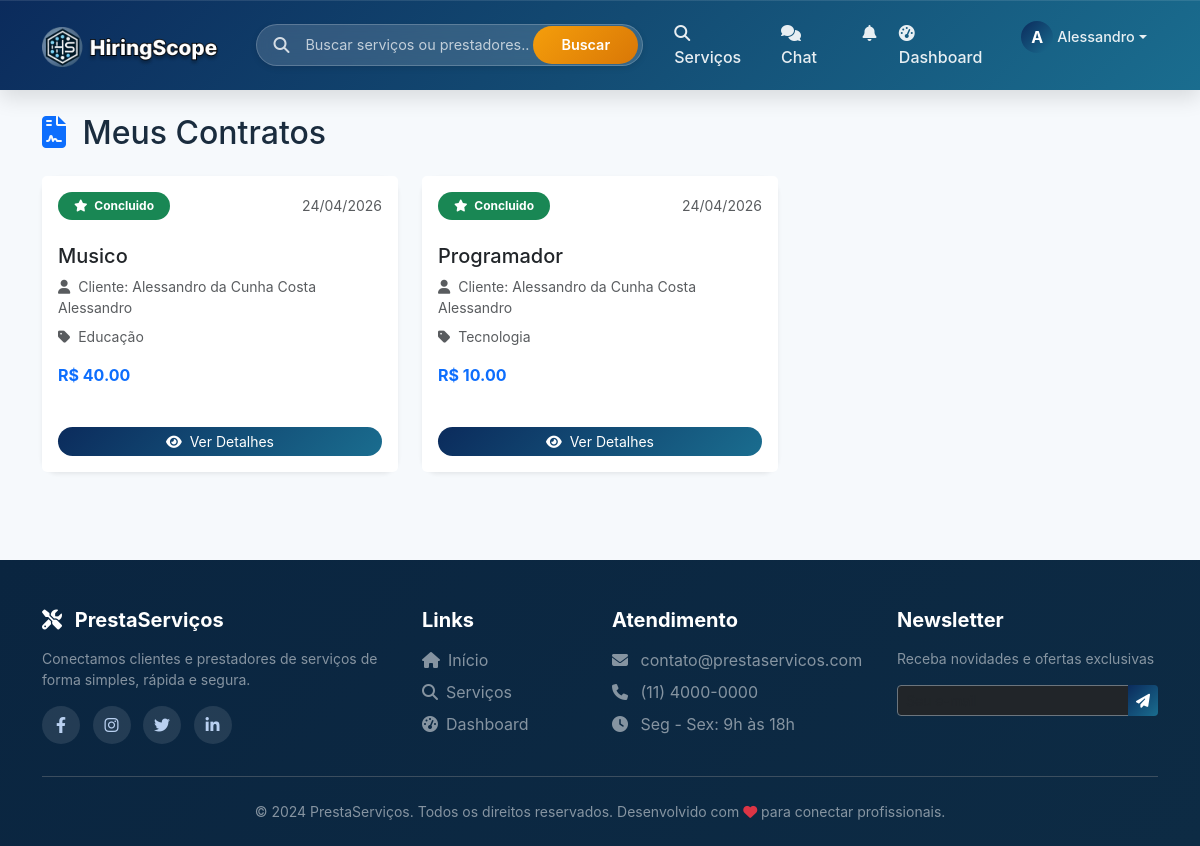
Page /contrato/meus-contratos (signed in) on the committed database.
### models.py (models this page shows, shortened)
class Usuario(UserMixin, db.Model):
    __tablename__ = 'usuarios'
    id = db.Column(db.Integer, primary_key=True)
    nome = db.Column(db.String(100), nullable=False)
    email = db.Column(db.String(100), unique=True, nullable=False)
    senha_hash = db.Column(db.String(200), nullable=False)
    telefone = db.Column(db.String(20))
    tipo = db.Column(db.String(20), nullable=False)  # cliente, prestador
    is_admin = db.Column(db.Boolean, default=False)  # NOVO CAMPO
    data_cadastro = db.Column(db.DateTime, default=datetime.utcnow)
    foto_perfil = db.Column(db.String(200), default='default.jpg')
    foto_url = db.Column(db.String(500), nullable=True)  # URL da foto do Google
    descricao = db.Column(db.Text)
    servicos_oferecidos = db.relationship('Servico', back_populates='prestador', lazy=True, overlaps='prestador_rel')
    avaliacoes_recebidas = db.relationship('Avaliacao', foreign_keys='Avaliacao.prestador_id', back_populates='prestador', lazy=True, overlaps='avaliado_rel')
    avaliacoes_feitas = db.relationship('Avaliacao', foreign_keys='Avaliacao.cliente_id', back_populates='cliente', lazy=True, overlaps='avaliador_rel')
    favoritos = db.relationship('Favorito', foreign_keys='Favorito.cliente_id', back_populates='cliente', lazy=True, overlaps='cliente_rel')
    contratos_como_cliente = db.relationship('Contrato', foreign_keys='Contrato.cliente_id', back_populates='cliente', lazy=True, overlaps='cliente_rel')
    contratos_como_prestador = db.relationship('Contrato', foreign_keys='Contrato.prestador_id', back_populates='prestador', lazy=True, overlaps='prestador_rel')

class Contrato(db.Model):
    __tablename__ = 'contratos'
    id = db.Column(db.Integer, primary_key=True)
    cliente_id = db.Column(db.Integer, db.ForeignKey('usuarios.id'), nullable=False)
    prestador_id = db.Column(db.Integer, db.ForeignKey('usuarios.id'), nullable=False)
    servico_id = db.Column(db.Integer, db.ForeignKey('servicos.id'), nullable=False)
    status = db.Column(db.String(20), default='pendente')  # pendente, aceito, em_andamento, concluido, cancelado
    data_solicitacao = db.Column(db.DateTime, default=datetime.utcnow)
    data_aceite = db.Column(db.DateTime, nullable=True)
    data_inicio = db.Column(db.DateTime, nullable=True)
    data_conclusao = db.Column(db.DateTime, nullable=True)
    mensagem_cliente = db.Column(db.Text, nullable=True)
    mensagem_prestador = db.Column(db.Text, nullable=True)
    preco_acordado = db.Column(db.Float, nullable=True)
    cliente = db.relationship('Usuario', foreign_keys=[cliente_id], back_populates='contratos_como_cliente')
    prestador = db.relationship('Usuario', foreign_keys=[prestador_id], back_populates='contratos_como_prestador')
    servico = db.relationship('Servico', foreign_keys=[servico_id], back_populates='contratos')
    avaliacao = db.relationship('Avaliacao', back_populates='contrato', uselist=False, cascade='all, delete-orphan')
    def get_status_icon(self):
        icons = {
            'pendente': 'fa-clock',
            'aceito': 'fa-check-circle',
            'em_andamento': 'fa-spinner',
            'concluido': 'fa-star',
            'cancelado': 'fa-times-circle'
        }
        return icons.get(self.status, 'fa-file-contract')
    def get_status_color(self):
        colors = {
            'pendente': 'warning',
            'aceito': 'info',
            'em_andamento': 'primary',
            'concluido': 'success',
            'cancelado': 'danger'
        }
        return colors.get(self.status, 'secondary')

class Servico(db.Model):
    __tablename__ = 'servicos'
    id = db.Column(db.Integer, primary_key=True)
    prestador_id = db.Column(db.Integer, db.ForeignKey('usuarios.id'), nullable=False)
    titulo = db.Column(db.String(200), nullable=False)
    descricao = db.Column(db.Text, nullable=False)
    categoria = db.Column(db.String(100))
    tipo_preco = db.Column(db.String(20), default='fixo')  # fixo, hora, dia, metro, consulta
    preco = db.Column(db.Float)
    destaque = db.Column(db.Boolean, default=False)
    destaque_pago = db.Column(db.Boolean, default=False)
    destaque_data_fim = db.Column(db.DateTime, nullable=True)
    data_postagem = db.Column(db.DateTime, default=datetime.utcnow)
    imagem_base64 = db.Column(db.Text, nullable=True)
    prestador = db.relationship('Usuario', foreign_keys=[prestador_id], back_populates='servicos_oferecidos')
    solicitacoes = db.relationship('Solicitacao', back_populates='servico', lazy=True, overlaps='servico_rel')
    avaliacoes = db.relationship('Avaliacao', back_populates='servico', lazy=True, overlaps='servico_rel')
    contratos = db.relationship('Contrato', back_populates='servico', lazy=True, overlaps='servico_rel')

### routes/contrato_routes.py (the view)
@contrato_bp.route('/meus-contratos')
@login_required
def meus_contratos():
    if current_user.tipo == 'prestador':
        contratos = Contrato.query.filter_by(
            prestador_id=current_user.id
        ).order_by(Contrato.data_solicitacao.desc()).all()
    else:
        contratos = Contrato.query.filter_by(
            cliente_id=current_user.id
        ).order_by(Contrato.data_solicitacao.desc()).all()
    return render_template('contratos/lista.html', contratos=contratos)

### templates/contratos/lista.html (shortened to what this page needs)
{% extends "base.html" %}
{% block content %}
<div class="container mt-4">
    <h2 class="mb-4">
        <i class="fas fa-file-contract me-2 text-primary"></i>
        Meus Contratos
    </h2>
    {% if contratos %}
        <div class="row">
            {% for contrato in contratos %}
            <div class="col-md-6 col-lg-4 mb-4">
                <div class="card h-100 shadow-sm border-0 rounded-4 transition">
                    <div class="card-header bg-white border-0 pt-3">
                        <div class="d-flex justify-content-between align-items-center">
                            <span class="badge bg-{{ contrato.get_status_color() }} px-3 py-2 rounded-pill">
                                <i class="fas {{ contrato.get_status_icon() }} me-1"></i>
                                {{ contrato.status|replace('_', ' ')|title }}
                            </span>
                            <small class="text-muted">{{ contrato.data_solicitacao.strftime('%d/%m/%Y') }}</small>
                        </div>
                    </div>
                    <div class="card-body">
                        <h5 class="card-title">{{ contrato.servico.titulo }}</h5>
                        <p class="card-text small text-muted mb-2">
                            <i class="fas fa-user me-1"></i>
                            {% if current_user.id == contrato.cliente_id %}
                                Prestador: {{ contrato.prestador.nome }}
                            {% else %}
                                Cliente: {{ contrato.cliente.nome }}
                            {% endif %}
                        </p>
                        <p class="card-text small text-muted mb-3">
                            <i class="fas fa-tag me-1"></i>
                            {{ contrato.servico.categoria }}
                        </p>
                        {% if contrato.preco_acordado %}
                            <p class="fw-bold text-primary mb-3">
                                R$ {{ "%.2f"|format(contrato.preco_acordado) }}
                            </p>
                        {% endif %}
                    </div>
                    <div class="card-footer bg-white border-0 pb-3">
                        <a href="{{ url_for('contrato.detalhe_contrato', contrato_id=contrato.id) }}"
                           class="btn btn-primary btn-sm rounded-pill px-3 w-100">
                            <i class="fas fa-eye me-1"></i> Ver Detalhes
                        </a>
                    </div>
                </div>
            </div>
            {% endfor %}
        </div>
    {% endif %}
</div>
{% endblock %}

### templates/base.html (shortened to what this page needs)
<!DOCTYPE html>
<html lang="pt-br">
<head>
    <link href="https://cdn.jsdelivr.net/npm/bootstrap@5.3.0/dist/css/bootstrap.min.css" rel="stylesheet">
    <link rel="stylesheet" href="https://cdnjs.cloudflare.com/ajax/libs/font-awesome/6.4.0/css/all.min.css">
    <link rel="stylesheet" href="{{ url_for('static', filename='style.css') }}">
    <link rel="stylesheet" href="{{ url_for('static', filename='css/base.css') }}">
</head>
<body>
    {% include "components/base/navbar.html" %}
    <main>
        {% block content %}{% endblock %}
    </main>
    {% include "components/base/footer.html" %}
</body>
</html>

### templates/components/base/navbar.html (shortened to what this page needs)
<nav class="navbar navbar-expand-lg navbar-dark sticky-top">
    <div class="container">
        <a class="navbar-brand" href="{{ url_for('main.index') }}">
            <img src="{{ url_for('static', filename='img/logo.png') }}"
                 alt="PrestaServiços"
                 class="navbar-logo"
                 style="height: 42px;"
                 onerror="this.onerror=null; this.parentNode.innerHTML='<i class=\'fas fa-tools me-2\'></i> PrestaServiços';">
        </a>
        <div class="search-bar-desktop d-none d-lg-block">
            <div class="search-bar-wrapper">
                <div class="search-icon"><i class="fas fa-search"></i></div>
                <input type="text" id="globalSearchInput" class="search-input" placeholder="Buscar serviços ou prestadores...">
                <button id="globalSearchBtn" class="search-btn">Buscar</button>
            </div>
        </div>
        <div class="collapse navbar-collapse" id="navbarNav">
            <ul class="navbar-nav ms-auto">
                <li class="nav-item">
                    <a class="nav-link" href="{{ url_for('servico.lista') }}">
                        <i class="fas fa-search me-1"></i> Serviços
                    </a>
                </li>
                {% if current_user.is_authenticated %}
                    <li class="nav-item position-relative">
                        <a class="nav-link chat-link" href="{{ url_for('chat.index') }}">
                            <i class="fas fa-comments me-1"></i> Chat
                        </a>
                    </li>
                    <li class="nav-item dropdown">
                        <a class="nav-link" href="#" id="notificationDropdown" role="button" data-bs-toggle="dropdown">
                            <i class="fas fa-bell"></i>
                        </a>
                    </li>
                    <li class="nav-item">
                        <a class="nav-link" href="{{ url_for('main.dashboard') }}">
                            <i class="fas fa-tachometer-alt me-1"></i> Dashboard
                        </a>
                    </li>
                    <li class="nav-item dropdown">
                        <a class="nav-link dropdown-toggle d-flex align-items-center" href="#" id="userDropdown" role="button" data-bs-toggle="dropdown">
                            {% if current_user.foto_url %}
                                <div class="user-avatar-nav-placeholder" style="display: none;">{{ current_user.nome[0]|upper }}</div>
                            {% else %}
                                <div class="user-avatar-nav-placeholder">{{ current_user.nome[0]|upper }}</div>
                            {% endif %}
                            <span class="user-name-nav ms-1">{{ current_user.nome.split()[0] }}</span>
                        </a>
                    </li>
                {% endif %}
            </ul>
        </div>
    </div>
</nav>

### templates/components/base/footer.html (shortened to what this page needs)
<footer class="footer pt-5 pb-4">
    <div class="container">
        <div class="row gy-4">
            <div class="col-md-4">
                <h5 class="fw-bold mb-3">
                    <i class="fas fa-tools me-2"></i> PrestaServiços
                </h5>
                <p class="text-white-50 small">
                    Conectamos clientes e prestadores de serviços de forma simples, rápida e segura.
                </p>
                <div class="social-links mt-3">
                    <a href="#" class="me-2"><i class="fab fa-facebook-f"></i></a>
                    <a href="#" class="me-2"><i class="fab fa-instagram"></i></a>
                    <a href="#" class="me-2"><i class="fab fa-twitter"></i></a>
                    <a href="#" class="me-2"><i class="fab fa-linkedin-in"></i></a>
                </div>
            </div>
            <div class="col-md-2">
                <h5 class="fw-bold mb-3">Links</h5>
                <ul class="list-unstyled">
                    <li class="mb-2"><a href="{{ url_for('main.index') }}" class="text-white-50 text-decoration-none"><i class="fas fa-home me-2"></i>Início</a></li>
                    <li class="mb-2"><a href="{{ url_for('servico.lista') }}" class="text-white-50 text-decoration-none"><i class="fas fa-search me-2"></i>Serviços</a></li>
                    {% if current_user.is_authenticated %}
                        <li class="mb-2"><a href="{{ url_for('main.dashboard') }}" class="text-white-50 text-decoration-none"><i class="fas fa-tachometer-alt me-2"></i>Dashboard</a></li>
                    {% endif %}
                </ul>
            </div>
            <div class="col-md-3">
                <h5 class="fw-bold mb-3">Atendimento</h5>
                <ul class="list-unstyled">
                    <li class="mb-2 text-white-50"><i class="fas fa-envelope me-2"></i> contato@prestaservicos.com</li>
                    <li class="mb-2 text-white-50"><i class="fas fa-phone me-2"></i> (11) 4000-0000</li>
                    <li class="mb-2 text-white-50"><i class="fas fa-clock me-2"></i> Seg - Sex: 9h às 18h</li>
                </ul>
            </div>
            <div class="col-md-3">
                <h5 class="fw-bold mb-3">Newsletter</h5>
                <p class="text-white-50 small">Receba novidades e ofertas exclusivas</p>
                <div class="input-group">
                    <input type="email" class="form-control form-control-sm bg-dark text-white border-secondary" placeholder="Seu e-mail">
                    <button class="btn btn-primary btn-sm" type="button">
                        <i class="fas fa-paper-plane"></i>
                    </button>
                </div>
            </div>
        </div>
        <hr class="my-4 border-secondary opacity-50">
        <div class="text-center">
            <p class="mb-0 text-white-50 small">
                &copy; 2024 PrestaServiços. Todos os direitos reservados.
                Desenvolvido com <i class="fas fa-heart text-danger"></i> para conectar profissionais.
            </p>
        </div>
    </div>
</footer>

### rows in the picture
Usuario: nome "A", nome "Alessandro"
Contrato: status "Concluido", data_solicitacao "24/04/2026", servico.titulo "Musico", cliente.nome "Alessandro da Cunha Costa Alessandro", servico.categoria "Educação", preco_acordado "40.00"
Contrato: status "Concluido", data_solicitacao "24/04/2026", servico.titulo "Programador", cliente.nome "Alessandro da Cunha Costa Alessandro", servico.categoria "Tecnologia", preco_acordado "10.00"
